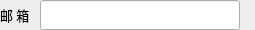
                    <widget class="QWidget" name="widget_email" native="true">
                     <property name="minimumSize">
                      <size>
                       <width>0</width>
                       <height>30</height>
                      </size>
                     </property>
                     <property name="maximumSize">
                      <size>
                       <width>16777215</width>
                       <height>30</height>
                      </size>
                     </property>
                     <layout class="QHBoxLayout" name="horizontalLayout_6">
                      <property name="spacing">
                       <number>0</number>
                      </property>
                      <property name="leftMargin">
                       <number>0</number>
                      </property>
                      <property name="topMargin">
                       <number>0</number>
                      </property>
                      <property name="rightMargin">
                       <number>0</number>
                      </property>
                      <property name="bottomMargin">
                       <number>0</number>
                      </property>
                      <item>
                       <widget class="QLabel" name="label_11">
                        <property name="minimumSize">
                         <size>
                          <width>40</width>
                          <height>30</height>
                         </size>
                        </property>
                        <property name="maximumSize">
                         <size>
                          <width>40</width>
                          <height>30</height>
                         </size>
                        </property>
                        <property name="font">
                         <font>
                          <family>微软雅黑</family>
                          <pointsize>10</pointsize>
                          <bold>false</bold>
                         </font>
                        </property>
                        <property name="text">
                         <string>邮 箱</string>
                        </property>
                       </widget>
                      </item>
                      <item>
                       <widget class="QLineEdit" name="lineEdit_email">
                        <property name="minimumSize">
                         <size>
                          <width>200</width>
                          <height>30</height>
                         </size>
                        </property>
                        <property name="maximumSize">
                         <size>
                          <width>200</width>
                          <height>30</height>
                         </size>
                        </property>
                        <property name="font">
                         <font>
                          <family>微软雅黑</family>
                          <pointsize>10</pointsize>
                          <bold>false</bold>
                         </font>
                        </property>
                        <property name="text">
                         <string/>
                        </property>
                       </widget>
                      </item>
                      <item>
                       <widget class="QLabel" name="lab_emailYes">
                        <property name="minimumSize">
                         <size>
                          <width>15</width>
                          <height>30</height>
                         </size>
                        </property>
                        <property name="maximumSize">
                         <size>
                          <width>15</width>
                          <height>30</height>
                         </size>
                        </property>
                        <property name="font">
                         <font>
                          <family>微软雅黑</family>
                          <pointsize>14</pointsize>
                          <bold>true</bold>
                         </font>
                        </property>
                        <property name="text">
                         <string/>
                        </property>
                       </widget>
                      </item>
                     </layout>
                    </widget>
